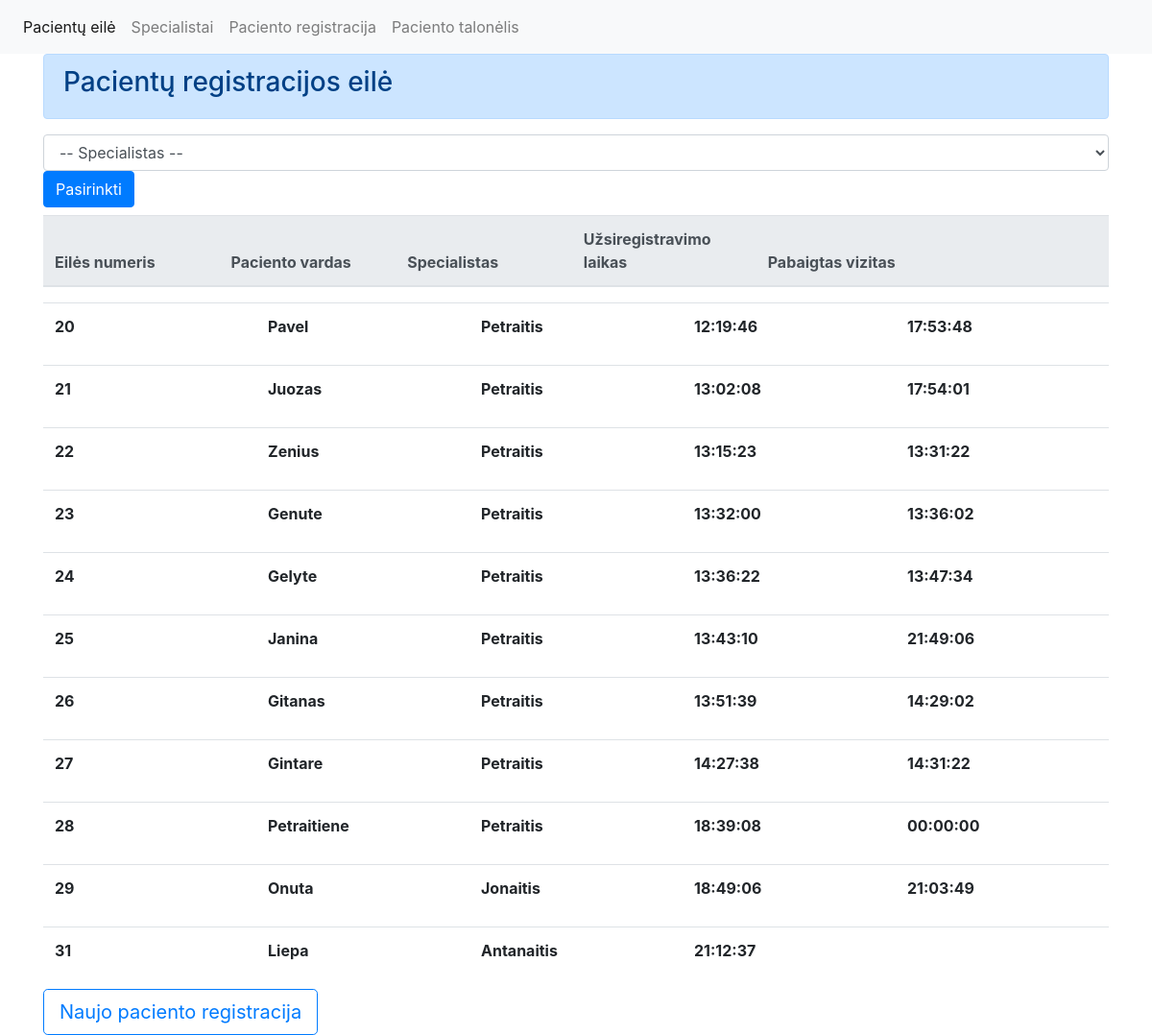
The page / on the database its author committed.
### tables this page shows
CREATE TABLE `registracija` (
  `id` int(11) NOT NULL,
  `vardas` varchar(150) NOT NULL,
  `specialistas` text NOT NULL,
  `laikas` time NOT NULL,
  `galinislaikas` time DEFAULT NULL
);

### index.php (the view, shortened to what this page needs)
<!DOCTYPE html>
<html lang="en" dir="ltr"
	<head>
	<link href="https://cdnjs.cloudflare.com/ajax/libs/twitter-bootstrap/4.3.1/css/bootstrap.min.css" rel="stylesheet">
	</head>
	<body>
		<nav class="navbar navbar-expand-lg navbar-light bg-light">
  <div class="collapse navbar-collapse" id="navbarSupportedContent">
    <ul class="navbar-nav mr-auto">
      <li class="nav-item active">
        <a class="nav-link" href="index.php">Pacientų eilė <span class="sr-only">(current)</span></a>
      </li>
      <li class="nav-item">
        <a class="nav-link" href="user-create.php">Specialistai</a>
      </li>
      <li class="nav-item">
        <a class="nav-link" href="create.php">Paciento registracija</a>
      </li>
      <li class="nav-item">
        <a class="nav-link" href="paciento-puslapis.php">Paciento talonėlis</a>
      </li>
    </ul>
  </div>
</nav>
	<?php
	include'config.php';
	if(array_key_exists('id', $_SESSION)){
	$queryString="SELECT * FROM `specialistai`";
	$identify_user=mysqli_query($connection, $queryString . ' WHERE `id`= "'.$_SESSION['id'].'"');
	$useronline=mysqli_fetch_assoc($identify_user);?>
	<div class="alert alert-primary" role="alert">
  <?php echo "Gydytojas " . $useronline['specialisto_vardas'];  ?>
  </div>
  <?php
	$queryString="SELECT * FROM `registracija`";
	if (array_key_exists("specialistas", $_GET)){
		$specialistas = $_GET['specialistas'];
		if (strlen($specialistas)>0){
	$queryString=$queryString . ' WHERE `specialistas`= "' . $specialistas . '"';
		}
	}
	$query= mysqli_query($connection, $queryString);
	$total=mysqli_num_rows($query);
	?>
	<div class="container">
	<div class="alert alert-primary" role="alert">
  <h3>Pacientų registracijos eilė<h3>
</div>
<form action='index.php' method="get">
			<select class="form-control"; name="specialistas" value="specialistas">
			<option disabled selected value> -- Specialistas -- </option>
			<option>Petraitis</option>
			<option>Antanaitis</option>
			<option>Jonaitis</option>
			</select>
<input class="btn btn-primary mb-2";  type="submit" value="Pasirinkti">
</form>
	</div>
	<div class="container">
	<table class="table">
	<thead class="thead-light">
	<tr>
      <th scope="col" style="width:150px;">Eilės numeris</th>
      <th scope="col" style="width:150px;">Paciento vardas</th>
      <th scope="col" style="width:150px;">Specialistas</th>
      <th scope="col" style="width:150px;">Užsiregistravimo laikas</th>
	  <th scope="col" style="width:150px;">Pabaigtas vizitas</th>
	  <th scope="col" style="width:150px;"></th>
    </tr>
	</thead>
	</table>
	</div>
	<?php
	for ($i = 0; $i<$total; $i++){
		$pacientas = mysqli_fetch_assoc($query);?>
	<div class="container">
	<table class="table">
	<tbody>
    <tr>
		<th scope="row" style="width:150px;";><?php echo $pacientas['id'] ;?></th>
		<th style="width:150px;"><?php echo  htmlspecialchars($pacientas['vardas']);?></th>
		<th style="width:150px;"><?php echo  htmlspecialchars($pacientas['specialistas']);?></th>
		<th style="width:150px;"><?php echo  $pacientas['laikas'] ;?></th>
		<th style="width:150px;"><?php echo  $pacientas['galinislaikas'] ;?></th>
		<th style="width:150px;"><?php echo '<a href="delete.php?id='.htmlspecialchars($pacientas["id"]) .'"><button type="button" class="btn btn-danger btn-sm">Delete</button></a>';?>
		<?php echo ' <a href="edit.php?id='.htmlspecialchars($pacientas["id"]) .'"><button type="button" class="btn btn-primary btn-sm">Edit</button></a>';?></th>
	</tr>
	</tbody>
	</table>
</div>
	<?php
	}
	?>
	<div class="container">
        <a href="logout.php"><button type="button" class="btn btn-outline-primary btn-lg">Specialisto atsijungimas</button></a>
		</div>
		<?php
	}else{
		$queryString="SELECT * FROM `registracija`";
	$query= mysqli_query($connection, $queryString);
	$total=mysqli_num_rows($query);
	?>
	<div class="container">
	<div class="alert alert-primary" role="alert">
  <h3>Pacientų registracijos eilė<h3>
</div>
<form action='index.php' method="get">
			<select class="form-control"; name="specialistas" value="specialistas">
			<option disabled selected value> -- Specialistas -- </option>
			</select>
<input class="btn btn-primary mb-2";  type="submit" value="Pasirinkti">
</form>
	</div>
	<div class="container">
	<table class="table">
	<thead class="thead-light">
	<tr>
      <th scope="col" style="width:150px;">Eilės numeris</th>
      <th scope="col" style="width:150px;">Paciento vardas</th>
      <th scope="col" style="width:150px;">Specialistas</th>
      <th scope="col" style="width:150px;">Užsiregistravimo laikas</th>
	  <th scope="col" style="width:150px;">Pabaigtas vizitas</th>
	  <th scope="col" style="width:150px;"></th>
    </tr>
	</thead>
	</table>
	</div>
	<?php
	for ($i = 0; $i<$total; $i++){
		$pacientas = mysqli_fetch_assoc($query);?>
	<div class="container">
	<table class="table">
	<tbody>
    <tr>
		<th scope="row" style="width:150px;";><?php echo $pacientas['id'] ;?></th>
		<th style="width:150px;"><?php echo  htmlspecialchars($pacientas['vardas']);?></th>
		<th style="width:150px;"><?php echo  htmlspecialchars($pacientas['specialistas']);?></th>
		<th style="width:150px;"><?php echo  $pacientas['laikas'] ;?></th>
		<th style="width:150px;"><?php echo  $pacientas['galinislaikas'] ;?></th>
	</tr>
	</tbody>
	</table>
</div>	<?php
	}
	}
		?>
		<div class="container">
		<a href="create.php"><button type="button" class="btn btn-outline-primary btn-lg">Naujo paciento registracija</button></a>
		</div>

### rows shown on the page
registracija: id "20", vardas "Pavel", specialistas "Petraitis", laikas "12:19:46", galinislaikas "17:53:48"
registracija: id "21", vardas "Juozas", specialistas "Petraitis", laikas "13:02:08", galinislaikas "17:54:01"
registracija: id "22", vardas "Zenius", specialistas "Petraitis", laikas "13:15:23", galinislaikas "13:31:22"
registracija: id "23", vardas "Genute", specialistas "Petraitis", laikas "13:32:00", galinislaikas "13:36:02"
registracija: id "24", vardas "Gelyte", specialistas "Petraitis", laikas "13:36:22", galinislaikas "13:47:34"
registracija: id "25", vardas "Janina", specialistas "Petraitis", laikas "13:43:10", galinislaikas "21:49:06"
registracija: id "26", vardas "Gitanas", specialistas "Petraitis", laikas "13:51:39", galinislaikas "14:29:02"
registracija: id "27", vardas "Gintare", specialistas "Petraitis", laikas "14:27:38", galinislaikas "14:31:22"
registracija: id "28", vardas "Petraitiene", specialistas "Petraitis", laikas "18:39:08", galinislaikas "00:00:00"
registracija: id "29", vardas "Onuta", specialistas "Jonaitis", laikas "18:49:06", galinislaikas "21:03:49"
registracija: id "31", vardas "Liepa", specialistas "Antanaitis", laikas "21:12:37"
